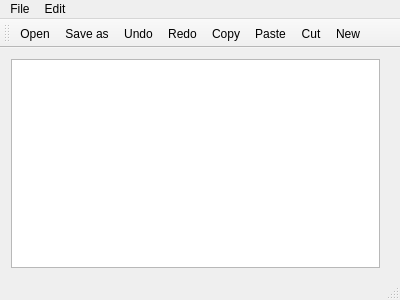
<?xml version="1.0" encoding="UTF-8"?>
<ui version="4.0">
 <class>MainWindow</class>
 <widget class="QMainWindow" name="MainWindow">
  <property name="geometry">
   <rect>
    <x>0</x>
    <y>0</y>
    <width>400</width>
    <height>300</height>
   </rect>
  </property>
  <property name="windowTitle">
   <string>MainWindow</string>
  </property>
  <widget class="QWidget" name="centralWidget">
   <widget class="QWidget" name="verticalLayoutWidget">
    <property name="geometry">
     <rect>
      <x>0</x>
      <y>0</y>
      <width>391</width>
      <height>231</height>
     </rect>
    </property>
    <layout class="QVBoxLayout" name="verticalLayout">
     <item>
      <widget class="QTextEdit" name="textEdit"/>
     </item>
    </layout>
   </widget>
  </widget>
  <widget class="QMenuBar" name="menuBar">
   <property name="geometry">
    <rect>
     <x>0</x>
     <y>0</y>
     <width>400</width>
     <height>22</height>
    </rect>
   </property>
   <widget class="QMenu" name="menuFile">
    <property name="title">
     <string>File</string>
    </property>
    <addaction name="actionNew"/>
    <addaction name="actionOpen"/>
    <addaction name="actionSave_as"/>
    <addaction name="actionPrint"/>
    <addaction name="actionExit"/>
   </widget>
   <widget class="QMenu" name="menuEdit">
    <property name="title">
     <string>Edit</string>
    </property>
    <addaction name="actionCopy"/>
    <addaction name="actionPaste"/>
    <addaction name="actionCut"/>
    <addaction name="actionUndo"/>
    <addaction name="actionRedo"/>
   </widget>
   <addaction name="menuFile"/>
   <addaction name="menuEdit"/>
  </widget>
  <widget class="QToolBar" name="mainToolBar">
   <attribute name="toolBarArea">
    <enum>TopToolBarArea</enum>
   </attribute>
   <attribute name="toolBarBreak">
    <bool>false</bool>
   </attribute>
   <addaction name="actionOpen"/>
   <addaction name="actionSave_as"/>
   <addaction name="actionUndo"/>
   <addaction name="actionRedo"/>
   <addaction name="actionCopy"/>
   <addaction name="actionPaste"/>
   <addaction name="actionCut"/>
   <addaction name="actionNew"/>
  </widget>
  <widget class="QStatusBar" name="statusBar"/>
  <action name="actionNew">
   <property name="icon">
    <iconset>
     <normaloff>:/imgs/New.bmp</normaloff>:/imgs/New.bmp</iconset>
   </property>
   <property name="text">
    <string>New</string>
   </property>
  </action>
  <action name="actionOpen">
   <property name="icon">
    <iconset>
     <normaloff>:/imgs/Open.bmp</normaloff>
     <normalon>:/images/Open.bmp</normalon>:/imgs/Open.bmp</iconset>
   </property>
   <property name="text">
    <string>Open</string>
   </property>
  </action>
  <action name="actionSave_as">
   <property name="icon">
    <iconset>
     <normaloff>:/imgs/Save.bmp</normaloff>
     <normalon>:/images/Save.bmp</normalon>:/imgs/Save.bmp</iconset>
   </property>
   <property name="text">
    <string>Save as</string>
   </property>
  </action>
  <action name="actionPrint">
   <property name="text">
    <string>Print</string>
   </property>
  </action>
  <action name="actionExit">
   <property name="text">
    <string>Exit</string>
   </property>
  </action>
  <action name="actionCopy">
   <property name="icon">
    <iconset>
     <normaloff>:/imgs/Copy.bmp</normaloff>
     <normalon>:/images/Copy.bmp</normalon>:/imgs/Copy.bmp</iconset>
   </property>
   <property name="text">
    <string>Copy</string>
   </property>
  </action>
  <action name="actionPaste">
   <property name="icon">
    <iconset>
     <normalon>:/images/Paste.bmp</normalon>
    </iconset>
   </property>
   <property name="text">
    <string>Paste</string>
   </property>
  </action>
  <action name="actionCut">
   <property name="icon">
    <iconset resource="resources.qrc">
     <normaloff>:/images/Cut.bmp</normaloff>:/images/Cut.bmp</iconset>
   </property>
   <property name="text">
    <string>Cut</string>
   </property>
  </action>
  <action name="actionUndo">
   <property name="icon">
    <iconset resource="resources.qrc">
     <normaloff>:/images/baseline-undo-24px.svg</normaloff>:/images/baseline-undo-24px.svg</iconset>
   </property>
   <property name="text">
    <string>Undo</string>
   </property>
  </action>
  <action name="actionRedo">
   <property name="icon">
    <iconset resource="resources.qrc">
     <normaloff>:/images/baseline-redo-24px.svg</normaloff>:/images/baseline-redo-24px.svg</iconset>
   </property>
   <property name="text">
    <string>Redo</string>
   </property>
  </action>
 </widget>
 <layoutdefault spacing="6" margin="11"/>
 <resources>
  <include location="resources.qrc"/>
 </resources>
 <connections/>
</ui>
